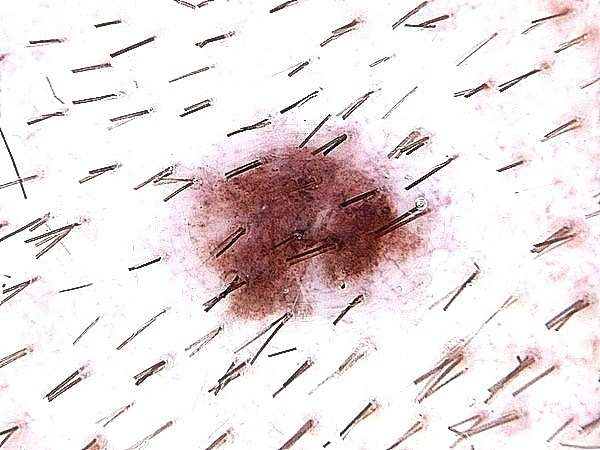
#> input picture image02.jpg, 600 x 450 px
$ python -i 'function_preprocessing2 - Copy.py'   (imports and definitions only)
#> lines starting #> are read from the running program, lines starting #| are printed output that depends on the picture
#> further down, picture is the input picture: shape (450, 600, 3); mean B, G, R 224.9, 224, 233.4
# =============================================================================
# function preprocessing
# =============================================================================
# =============================================================================
# shadow_removal
# =============================================================================
# [56 lines left out: function shadow_removal, not called in this run]
# =============================================================================
# hair_removal
# =============================================================================

def hair_removal (I1):
    import cv2 as cv
    import numpy as np
    input_thershold=50
    sigma1=9
    mu1=11
    sigma1=7
    mu1=11
    img0 =I1# cv.imread('image/skin.jpg',1)
    img=img0
    for i in range(25):
        input_thershold=i*2.5/10
    #    img = cv.imread('skin (1).bmp',1)
        height, width = img.shape[:2]
#        cv.imshow('img',img)  #a, b, c=img.size   #a =np.uint16(a)    #minn=0  #maxx=100
        x, y = np.meshgrid(np.linspace(-(width/2),(width/2),width), np.linspace(-(height/1.4),(height/1.4),height ))
        d = np.sqrt(x*x+y*y)
        sigma, mu = width/sigma1, width/mu1
    #    sigma=0, mu=0
        g0 = (np.exp(-( (d-mu)**2 / ( 2.0 * sigma**2 ) ) ))
        g0=np.fix(g0*input_thershold)
        g1=np.uint8(g0)
        g=np.max(g1) -g1  #cv.imshow('ss',ss)
        image21 = cv.addWeighted(g, 1, img[:,:,0], 1, 0.0)
        image22 = cv.addWeighted(g, 1, img[:,:,1], 1, 0.0)
        image23 = cv.addWeighted(g, 1, img[:,:,2], 1, 0.0)
        image2=img;
        image2[:,:,0]=image21
        image2[:,:,1]=image22
        image2[:,:,2]=image23
#        cv.imshow('image2',image2)
        vis = np.concatenate((image2, img), axis=1)

        cv.waitKey(300)
#> this loop made 25 passes
#> pass 1, in hair_removal, `image21 = cv.addWeighted(g, 1, img[:,:,0], 1, 0.0)`:
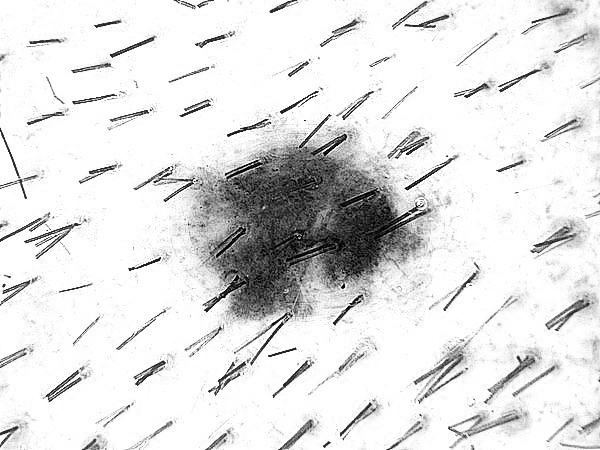
#> image21: shape (450, 600); min 0, max 255, mean 224.9
#> pass 1, in hair_removal, `image23 = cv.addWeighted(g, 1, img[:,:,2], 1, 0.0)`:
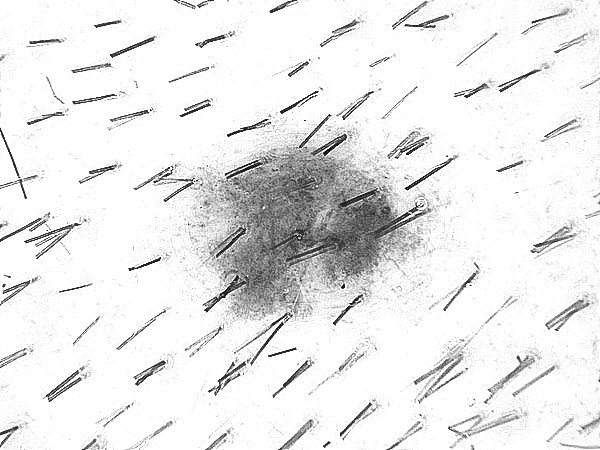
#> image23: shape (450, 600); min 8, max 255, mean 233.4
#> pass 1, in hair_removal, `vis = np.concatenate((image2, img), axis=1)`:
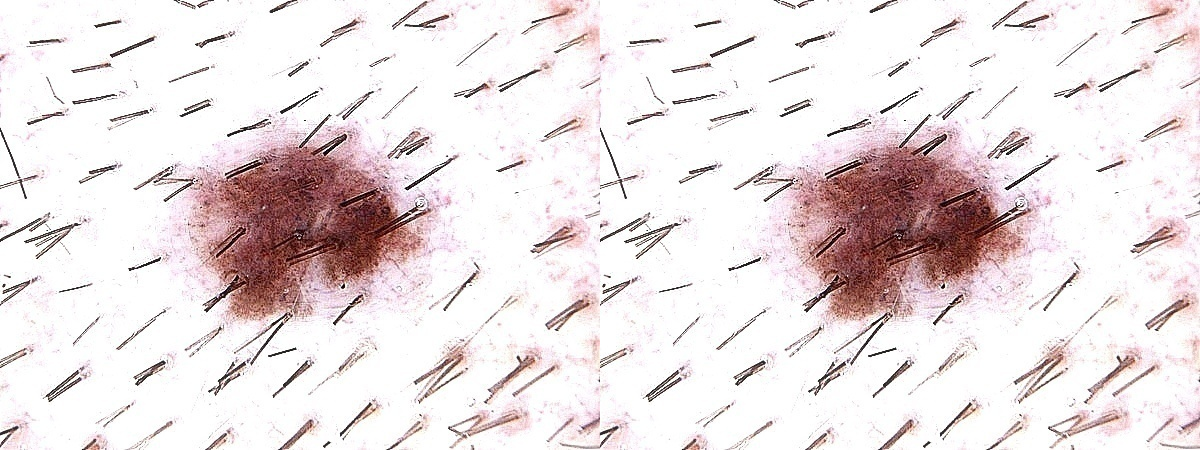
#> vis: shape (450, 1200, 3); mean B, G, R 224.9, 224, 233.4
#> after the loop:
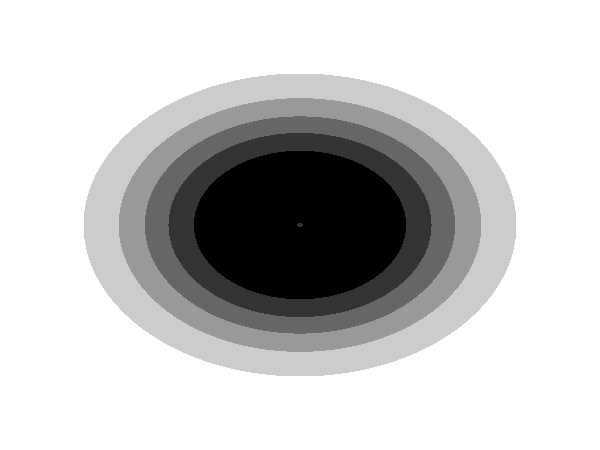
#> g: shape (450, 600); min 0, max 5, mean 3.92; drawn with min black and max white
#> after the loop:
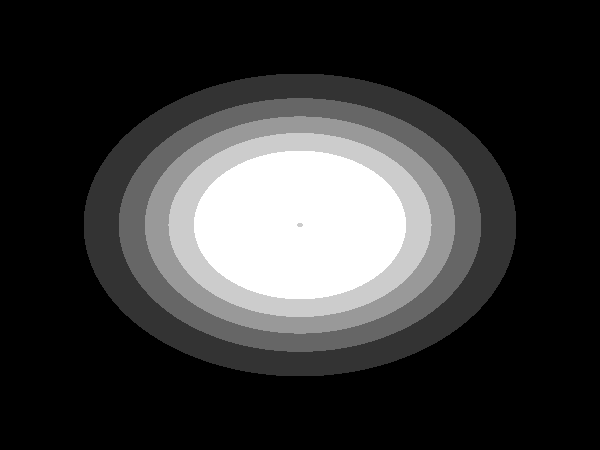
#> g0: shape (450, 600) float64; min 0, max 5, mean 1.08; drawn with min black and max white
#> after the loop:
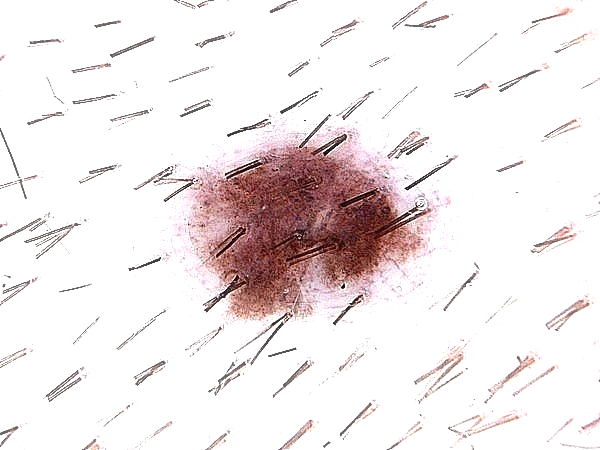
#> image2: shape (450, 600, 3); mean B, G, R 232.6, 232.3, 239.6
    print('finish hair removal')
    cv.waitKey(0)    #cv.destroyAllWindows()
    I2=image2
    return ( I2 )


# [81 lines left out: functions hair_removal_exact, edge_enhancement, not called in this run]


>>> import cv2
>>> picture = cv2.imread('image02.jpg')
>>> result = hair_removal(picture)
